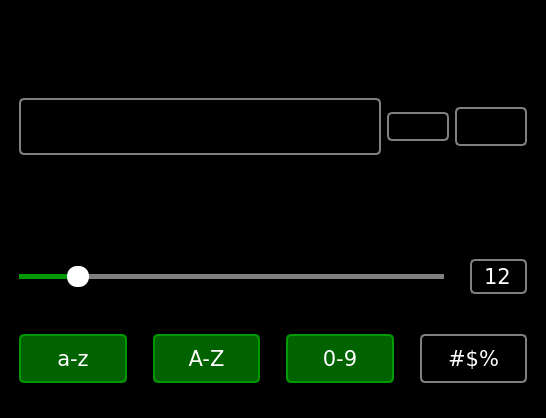
<?xml version="1.0" encoding="UTF-8"?>
<ui version="4.0">
 <class>MainWindow</class>
 <widget class="QMainWindow" name="MainWindow">
  <property name="geometry">
   <rect>
    <x>0</x>
    <y>0</y>
    <width>510</width>
    <height>418</height>
   </rect>
  </property>
  <property name="windowTitle">
   <string>Password Generator</string>
  </property>
  <property name="windowIcon">
   <iconset>
    <normaloff>C:/Users/user/Videos/Captures/key_black_24dp.svg</normaloff>C:/Users/user/Videos/Captures/key_black_24dp.svg</iconset>
  </property>
  <property name="styleSheet">
   <string notr="true">QWidget{
    background-color: black;
    color: white;
    font-family: Verdana;
    font-size: 16pt;
    margin: 10px;
}

QPushButton{
    border: 2px solid gray;
    border-radius: 5px;
}

QPushButton#btn_lower,
#btn_upper,
#btn_digits,
#btn_special {
    padding: 10px;
}

QPushButton:hover{
    border-color:#090;
}

QPushButton:pressed{
    border: 4px solid #090;
    border-radius: 5px;
}

QPushButton:checked{
    background-color: #006300;
    border-color: #090;
}
</string>
  </property>
  <widget class="QWidget" name="centralwidget">
   <property name="styleSheet">
    <string notr="true"/>
   </property>
   <layout class="QVBoxLayout" name="verticalLayout">
    <item>
     <widget class="QPushButton" name="icon_lock">
      <property name="enabled">
       <bool>false</bool>
      </property>
      <property name="sizePolicy">
       <sizepolicy hsizetype="Minimum" vsizetype="Fixed">
        <horstretch>0</horstretch>
        <verstretch>0</verstretch>
       </sizepolicy>
      </property>
      <property name="styleSheet">
       <string notr="true">border: none;</string>
      </property>
      <property name="text">
       <string/>
      </property>
      <property name="icon">
       <iconset>
        <disabledon>:/icons/C:/Users/user/Videos/Captures/lock_FILL0_wght400_GRAD0_opsz48.svg</disabledon>
       </iconset>
      </property>
      <property name="iconSize">
       <size>
        <width>100</width>
        <height>100</height>
       </size>
      </property>
     </widget>
    </item>
    <item>
     <layout class="QHBoxLayout" name="layout_password">
      <item>
       <widget class="QFrame" name="frame_password">
        <property name="sizePolicy">
         <sizepolicy hsizetype="Minimum" vsizetype="Maximum">
          <horstretch>0</horstretch>
          <verstretch>0</verstretch>
         </sizepolicy>
        </property>
        <property name="styleSheet">
         <string notr="true">QFrame {
    border: 2px solid gray;
    border-radius: 5px;
    margin-right: 0;
}

QFrame:hover{
    border-color: #090;
}
</string>
        </property>
        <property name="frameShape">
         <enum>QFrame::StyledPanel</enum>
        </property>
        <property name="frameShadow">
         <enum>QFrame::Raised</enum>
        </property>
        <layout class="QHBoxLayout" name="horizontalLayout_2">
         <item>
          <widget class="QLineEdit" name="line_password">
           <property name="sizePolicy">
            <sizepolicy hsizetype="Minimum" vsizetype="Fixed">
             <horstretch>0</horstretch>
             <verstretch>0</verstretch>
            </sizepolicy>
           </property>
           <property name="styleSheet">
            <string notr="true">QLineEdit{
    border: none;
    margin: 0;
    font-size: 20pt;
}
</string>
           </property>
          </widget>
         </item>
         <item>
          <widget class="QPushButton" name="btn_visibility">
           <property name="sizePolicy">
            <sizepolicy hsizetype="Maximum" vsizetype="Fixed">
             <horstretch>0</horstretch>
             <verstretch>0</verstretch>
            </sizepolicy>
           </property>
           <property name="cursor">
            <cursorShape>PointingHandCursor</cursorShape>
           </property>
           <property name="styleSheet">
            <string notr="true">QPushButton{
    border: none;
    margin: 0;
    background-color: transparent;
}</string>
           </property>
           <property name="text">
            <string/>
           </property>
           <property name="icon">
            <iconset resource="resources.qrc">
             <normaloff>:/icons/C:/Users/user/Videos/Captures/visibility_off_FILL0_wght400_GRAD0_opsz48.svg</normaloff>
             <normalon>:/icons/C:/Users/user/Videos/Captures/visibility_FILL0_wght400_GRAD0_opsz48.svg</normalon>:/icons/C:/Users/user/Videos/Captures/visibility_off_FILL0_wght400_GRAD0_opsz48.svg</iconset>
           </property>
           <property name="iconSize">
            <size>
             <width>30</width>
             <height>30</height>
            </size>
           </property>
           <property name="checkable">
            <bool>true</bool>
           </property>
           <property name="checked">
            <bool>true</bool>
           </property>
          </widget>
         </item>
        </layout>
       </widget>
      </item>
      <item>
       <widget class="QPushButton" name="btn_refresh">
        <property name="sizePolicy">
         <sizepolicy hsizetype="Maximum" vsizetype="Fixed">
          <horstretch>0</horstretch>
          <verstretch>0</verstretch>
         </sizepolicy>
        </property>
        <property name="cursor">
         <cursorShape>PointingHandCursor</cursorShape>
        </property>
        <property name="styleSheet">
         <string notr="true">QPushButton{
    margin-right: 0;
    margin-left: 0;
}
</string>
        </property>
        <property name="text">
         <string/>
        </property>
        <property name="icon">
         <iconset>
          <normalon>:/icons/C:/Users/user/Videos/Captures/refresh_FILL0_wght400_GRAD0_opsz48.svg</normalon>
         </iconset>
        </property>
        <property name="iconSize">
         <size>
          <width>52</width>
          <height>52</height>
         </size>
        </property>
        <property name="shortcut">
         <string>Ctrl+R</string>
        </property>
       </widget>
      </item>
      <item>
       <widget class="QPushButton" name="btn_copy">
        <property name="sizePolicy">
         <sizepolicy hsizetype="Maximum" vsizetype="Fixed">
          <horstretch>0</horstretch>
          <verstretch>0</verstretch>
         </sizepolicy>
        </property>
        <property name="cursor">
         <cursorShape>PointingHandCursor</cursorShape>
        </property>
        <property name="styleSheet">
         <string notr="true">QPushButton {
    padding: 5px;
    margin-left: 0;
}
</string>
        </property>
        <property name="text">
         <string/>
        </property>
        <property name="icon">
         <iconset>
          <normalon>:/icons/C:/Users/user/Videos/Captures/content_copy_FILL0_wght400_GRAD0_opsz48.svg</normalon>
         </iconset>
        </property>
        <property name="iconSize">
         <size>
          <width>42</width>
          <height>42</height>
         </size>
        </property>
        <property name="shortcut">
         <string>Ctrl+C</string>
        </property>
       </widget>
      </item>
     </layout>
    </item>
    <item>
     <layout class="QHBoxLayout" name="layout_info">
      <item>
       <widget class="QLabel" name="label_strength">
        <property name="sizePolicy">
         <sizepolicy hsizetype="Preferred" vsizetype="Maximum">
          <horstretch>0</horstretch>
          <verstretch>0</verstretch>
         </sizepolicy>
        </property>
        <property name="text">
         <string/>
        </property>
        <property name="alignment">
         <set>Qt::AlignCenter</set>
        </property>
       </widget>
      </item>
      <item>
       <widget class="QLabel" name="label_entropy">
        <property name="sizePolicy">
         <sizepolicy hsizetype="Preferred" vsizetype="Maximum">
          <horstretch>0</horstretch>
          <verstretch>0</verstretch>
         </sizepolicy>
        </property>
        <property name="text">
         <string/>
        </property>
        <property name="alignment">
         <set>Qt::AlignCenter</set>
        </property>
       </widget>
      </item>
     </layout>
    </item>
    <item>
     <layout class="QHBoxLayout" name="layout_length">
      <item>
       <widget class="QSlider" name="slider_length">
        <property name="cursor">
         <cursorShape>PointingHandCursor</cursorShape>
        </property>
        <property name="styleSheet">
         <string notr="true">QSlider::groove:horizontal {
    background-color: transparent;
    height: 5px;
}

QSlider::sub-page:horizontal {
    background-color: #090;
}

QSlider::add-page:horizontal {
    background-color: gray;
}

QSlider::handle:horizontal {
    background-color: white;
    width: 22px;
    border-radius: 10px;
    margin-top: -8px;
    margin-bottom: -8px;
}</string>
        </property>
        <property name="maximum">
         <number>100</number>
        </property>
        <property name="value">
         <number>12</number>
        </property>
        <property name="orientation">
         <enum>Qt::Horizontal</enum>
        </property>
       </widget>
      </item>
      <item>
       <widget class="QSpinBox" name="spinBox">
        <property name="cursor">
         <cursorShape>PointingHandCursor</cursorShape>
        </property>
        <property name="styleSheet">
         <string notr="true">QSpinBox {
    border: 2px solid gray;
    border-radius: 5px;
    background: transparent;
    padding: 2px;
}

QSpinBox:hover {
    border-color: #009900;
}
</string>
        </property>
        <property name="alignment">
         <set>Qt::AlignCenter</set>
        </property>
        <property name="buttonSymbols">
         <enum>QAbstractSpinBox::NoButtons</enum>
        </property>
        <property name="maximum">
         <number>100</number>
        </property>
        <property name="value">
         <number>12</number>
        </property>
       </widget>
      </item>
     </layout>
    </item>
    <item>
     <layout class="QHBoxLayout" name="layout_characters">
      <item>
       <widget class="QPushButton" name="btn_digits">
        <property name="cursor">
         <cursorShape>PointingHandCursor</cursorShape>
        </property>
        <property name="text">
         <string>a-z</string>
        </property>
        <property name="checkable">
         <bool>true</bool>
        </property>
        <property name="checked">
         <bool>true</bool>
        </property>
       </widget>
      </item>
      <item>
       <widget class="QPushButton" name="btn_lower">
        <property name="cursor">
         <cursorShape>PointingHandCursor</cursorShape>
        </property>
        <property name="text">
         <string>A-Z</string>
        </property>
        <property name="checkable">
         <bool>true</bool>
        </property>
        <property name="checked">
         <bool>true</bool>
        </property>
       </widget>
      </item>
      <item>
       <widget class="QPushButton" name="btn_upper">
        <property name="cursor">
         <cursorShape>PointingHandCursor</cursorShape>
        </property>
        <property name="text">
         <string>0-9</string>
        </property>
        <property name="checkable">
         <bool>true</bool>
        </property>
        <property name="checked">
         <bool>true</bool>
        </property>
       </widget>
      </item>
      <item>
       <widget class="QPushButton" name="btn_special">
        <property name="cursor">
         <cursorShape>PointingHandCursor</cursorShape>
        </property>
        <property name="text">
         <string>#$%</string>
        </property>
        <property name="checkable">
         <bool>true</bool>
        </property>
       </widget>
      </item>
     </layout>
    </item>
   </layout>
  </widget>
 </widget>
 <resources>
  <include location="resources.qrc"/>
 </resources>
 <connections/>
</ui>
